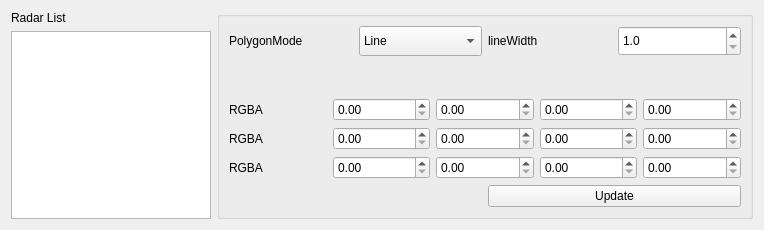
<?xml version="1.0" encoding="UTF-8"?>
<ui version="4.0">
 <class>RadarGeneratorManager</class>
 <widget class="QWidget" name="RadarGeneratorManager">
  <property name="geometry">
   <rect>
    <x>0</x>
    <y>0</y>
    <width>764</width>
    <height>230</height>
   </rect>
  </property>
  <property name="windowTitle">
   <string>Radar Generators Manager</string>
  </property>
  <layout class="QFormLayout" name="formLayout">
   <item row="0" column="0">
    <layout class="QVBoxLayout" name="radarListlLayout">
     <item>
      <widget class="QLabel" name="radarListLabel">
       <property name="sizePolicy">
        <sizepolicy hsizetype="Preferred" vsizetype="Preferred">
         <horstretch>0</horstretch>
         <verstretch>0</verstretch>
        </sizepolicy>
       </property>
       <property name="text">
        <string>Radar List</string>
       </property>
      </widget>
     </item>
     <item>
      <widget class="QListWidget" name="radarListWidget">
       <property name="minimumSize">
        <size>
         <width>100</width>
         <height>150</height>
        </size>
       </property>
       <property name="maximumSize">
        <size>
         <width>200</width>
         <height>16777215</height>
        </size>
       </property>
      </widget>
     </item>
    </layout>
   </item>
   <item row="0" column="1">
    <widget class="QGroupBox" name="visualParametersGroupBox">
     <property name="minimumSize">
      <size>
       <width>300</width>
       <height>200</height>
      </size>
     </property>
     <layout class="QGridLayout" name="gridLayout">
      <item row="0" column="0">
       <layout class="QHBoxLayout" name="polygonModeLayout">
        <item>
         <widget class="QLabel" name="polygonModeLabel">
          <property name="text">
           <string>PolygonMode</string>
          </property>
         </widget>
        </item>
        <item>
         <widget class="QComboBox" name="polygonModeComboBox">
          <property name="sizePolicy">
           <sizepolicy hsizetype="Preferred" vsizetype="Preferred">
            <horstretch>0</horstretch>
            <verstretch>0</verstretch>
           </sizepolicy>
          </property>
          <property name="minimumSize">
           <size>
            <width>4</width>
            <height>2</height>
           </size>
          </property>
          <item>
           <property name="text">
            <string>Line</string>
           </property>
          </item>
          <item>
           <property name="text">
            <string>Fill</string>
           </property>
          </item>
         </widget>
        </item>
       </layout>
      </item>
      <item row="0" column="1">
       <layout class="QHBoxLayout" name="horizontalLayout">
        <item>
         <widget class="QLabel" name="lineWidthLabel">
          <property name="text">
           <string>lineWidth</string>
          </property>
         </widget>
        </item>
        <item>
         <widget class="QDoubleSpinBox" name="lineWidthSpinBox">
          <property name="sizePolicy">
           <sizepolicy hsizetype="Preferred" vsizetype="Preferred">
            <horstretch>0</horstretch>
            <verstretch>0</verstretch>
           </sizepolicy>
          </property>
          <property name="minimumSize">
           <size>
            <width>4</width>
            <height>2</height>
           </size>
          </property>
          <property name="decimals">
           <number>1</number>
          </property>
          <property name="minimum">
           <double>1.000000000000000</double>
          </property>
          <property name="maximum">
           <double>10.000000000000000</double>
          </property>
          <property name="singleStep">
           <double>0.100000000000000</double>
          </property>
         </widget>
        </item>
       </layout>
      </item>
      <item row="1" column="0">
       <widget class="QLabel" name="radarNameLable">
        <property name="text">
         <string/>
        </property>
       </widget>
      </item>
      <item row="2" column="0" colspan="2">
       <layout class="QVBoxLayout" name="colorPanelsLayout">
        <item>
         <layout class="QHBoxLayout" name="colorPanel0">
          <item>
           <widget class="QLabel" name="colorPanelLabel0">
            <property name="text">
             <string>RGBA</string>
            </property>
           </widget>
          </item>
          <item>
           <widget class="QDoubleSpinBox" name="rSpinBox0">
            <property name="sizePolicy">
             <sizepolicy hsizetype="Preferred" vsizetype="Preferred">
              <horstretch>0</horstretch>
              <verstretch>0</verstretch>
             </sizepolicy>
            </property>
            <property name="minimumSize">
             <size>
              <width>4</width>
              <height>2</height>
             </size>
            </property>
            <property name="maximum">
             <double>1.000000000000000</double>
            </property>
            <property name="singleStep">
             <double>0.010000000000000</double>
            </property>
           </widget>
          </item>
          <item>
           <widget class="QDoubleSpinBox" name="gSpinBox0">
            <property name="sizePolicy">
             <sizepolicy hsizetype="Preferred" vsizetype="Preferred">
              <horstretch>0</horstretch>
              <verstretch>0</verstretch>
             </sizepolicy>
            </property>
            <property name="minimumSize">
             <size>
              <width>4</width>
              <height>2</height>
             </size>
            </property>
            <property name="maximum">
             <double>1.000000000000000</double>
            </property>
            <property name="singleStep">
             <double>0.010000000000000</double>
            </property>
           </widget>
          </item>
          <item>
           <widget class="QDoubleSpinBox" name="bSpinBox0">
            <property name="sizePolicy">
             <sizepolicy hsizetype="Preferred" vsizetype="Preferred">
              <horstretch>0</horstretch>
              <verstretch>0</verstretch>
             </sizepolicy>
            </property>
            <property name="minimumSize">
             <size>
              <width>4</width>
              <height>2</height>
             </size>
            </property>
            <property name="maximum">
             <double>1.000000000000000</double>
            </property>
            <property name="singleStep">
             <double>0.010000000000000</double>
            </property>
           </widget>
          </item>
          <item>
           <widget class="QDoubleSpinBox" name="aSpinBox0">
            <property name="sizePolicy">
             <sizepolicy hsizetype="Preferred" vsizetype="Preferred">
              <horstretch>0</horstretch>
              <verstretch>0</verstretch>
             </sizepolicy>
            </property>
            <property name="minimumSize">
             <size>
              <width>4</width>
              <height>2</height>
             </size>
            </property>
            <property name="maximum">
             <double>1.000000000000000</double>
            </property>
            <property name="singleStep">
             <double>0.010000000000000</double>
            </property>
           </widget>
          </item>
         </layout>
        </item>
        <item>
         <layout class="QHBoxLayout" name="colorPanel1">
          <item>
           <widget class="QLabel" name="colorPanelLabel1">
            <property name="text">
             <string>RGBA</string>
            </property>
           </widget>
          </item>
          <item>
           <widget class="QDoubleSpinBox" name="rSpinBox1">
            <property name="sizePolicy">
             <sizepolicy hsizetype="Preferred" vsizetype="Preferred">
              <horstretch>0</horstretch>
              <verstretch>0</verstretch>
             </sizepolicy>
            </property>
            <property name="minimumSize">
             <size>
              <width>4</width>
              <height>2</height>
             </size>
            </property>
            <property name="maximum">
             <double>1.000000000000000</double>
            </property>
            <property name="singleStep">
             <double>0.010000000000000</double>
            </property>
           </widget>
          </item>
          <item>
           <widget class="QDoubleSpinBox" name="gSpinBox1">
            <property name="sizePolicy">
             <sizepolicy hsizetype="Preferred" vsizetype="Preferred">
              <horstretch>0</horstretch>
              <verstretch>0</verstretch>
             </sizepolicy>
            </property>
            <property name="minimumSize">
             <size>
              <width>4</width>
              <height>2</height>
             </size>
            </property>
            <property name="maximum">
             <double>1.000000000000000</double>
            </property>
            <property name="singleStep">
             <double>0.010000000000000</double>
            </property>
           </widget>
          </item>
          <item>
           <widget class="QDoubleSpinBox" name="bSpinBox1">
            <property name="sizePolicy">
             <sizepolicy hsizetype="Preferred" vsizetype="Preferred">
              <horstretch>0</horstretch>
              <verstretch>0</verstretch>
             </sizepolicy>
            </property>
            <property name="minimumSize">
             <size>
              <width>4</width>
              <height>2</height>
             </size>
            </property>
            <property name="maximum">
             <double>1.000000000000000</double>
            </property>
            <property name="singleStep">
             <double>0.010000000000000</double>
            </property>
           </widget>
          </item>
          <item>
           <widget class="QDoubleSpinBox" name="aSpinBox1">
            <property name="sizePolicy">
             <sizepolicy hsizetype="Preferred" vsizetype="Preferred">
              <horstretch>0</horstretch>
              <verstretch>0</verstretch>
             </sizepolicy>
            </property>
            <property name="minimumSize">
             <size>
              <width>4</width>
              <height>2</height>
             </size>
            </property>
            <property name="maximum">
             <double>1.000000000000000</double>
            </property>
            <property name="singleStep">
             <double>0.010000000000000</double>
            </property>
           </widget>
          </item>
         </layout>
        </item>
        <item>
         <layout class="QHBoxLayout" name="colorPanel2">
          <item>
           <widget class="QLabel" name="colorPanelLabel2">
            <property name="text">
             <string>RGBA</string>
            </property>
           </widget>
          </item>
          <item>
           <widget class="QDoubleSpinBox" name="rSpinBox2">
            <property name="sizePolicy">
             <sizepolicy hsizetype="Preferred" vsizetype="Preferred">
              <horstretch>0</horstretch>
              <verstretch>0</verstretch>
             </sizepolicy>
            </property>
            <property name="minimumSize">
             <size>
              <width>4</width>
              <height>2</height>
             </size>
            </property>
            <property name="maximum">
             <double>1.000000000000000</double>
            </property>
            <property name="singleStep">
             <double>0.010000000000000</double>
            </property>
           </widget>
          </item>
          <item>
           <widget class="QDoubleSpinBox" name="gSpinBox2">
            <property name="sizePolicy">
             <sizepolicy hsizetype="Preferred" vsizetype="Preferred">
              <horstretch>0</horstretch>
              <verstretch>0</verstretch>
             </sizepolicy>
            </property>
            <property name="minimumSize">
             <size>
              <width>4</width>
              <height>2</height>
             </size>
            </property>
            <property name="maximum">
             <double>1.000000000000000</double>
            </property>
            <property name="singleStep">
             <double>0.010000000000000</double>
            </property>
           </widget>
          </item>
          <item>
           <widget class="QDoubleSpinBox" name="bSpinBox2">
            <property name="sizePolicy">
             <sizepolicy hsizetype="Preferred" vsizetype="Preferred">
              <horstretch>0</horstretch>
              <verstretch>0</verstretch>
             </sizepolicy>
            </property>
            <property name="minimumSize">
             <size>
              <width>4</width>
              <height>2</height>
             </size>
            </property>
            <property name="maximum">
             <double>1.000000000000000</double>
            </property>
            <property name="singleStep">
             <double>0.010000000000000</double>
            </property>
           </widget>
          </item>
          <item>
           <widget class="QDoubleSpinBox" name="aSpinBox2">
            <property name="sizePolicy">
             <sizepolicy hsizetype="Preferred" vsizetype="Preferred">
              <horstretch>0</horstretch>
              <verstretch>0</verstretch>
             </sizepolicy>
            </property>
            <property name="minimumSize">
             <size>
              <width>4</width>
              <height>2</height>
             </size>
            </property>
            <property name="maximum">
             <double>1.000000000000000</double>
            </property>
            <property name="singleStep">
             <double>0.010000000000000</double>
            </property>
           </widget>
          </item>
         </layout>
        </item>
       </layout>
      </item>
      <item row="3" column="1">
       <widget class="QPushButton" name="updateButton">
        <property name="text">
         <string>Update</string>
        </property>
       </widget>
      </item>
     </layout>
    </widget>
   </item>
  </layout>
 </widget>
 <resources/>
 <connections/>
</ui>
